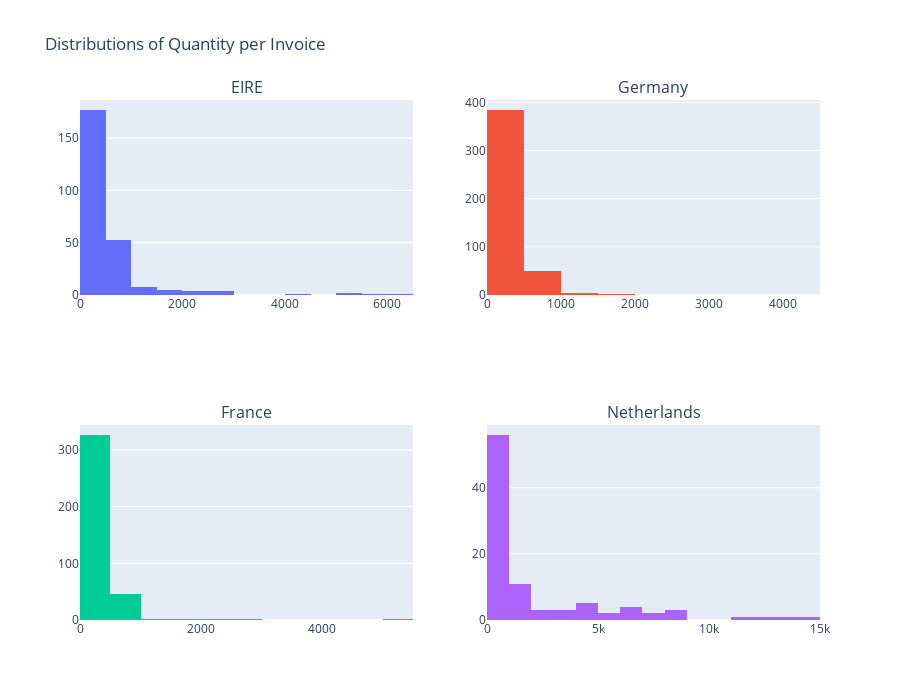

Notebook source saved alongside this figure:
### Markdown cell above
## 4. Create a set of interactive histograms showing the distributions of quantity per invoice for the following countries: EIRE, Germany, France, and Netherlands.

### Code cell
# Filtrar los datos para los países especificados
filtered_df = retail[retail['Country'].isin(['EIRE', 'Germany', 'France', 'Netherlands'])]

# Agrupar por factura y sumar la cantidad
grouped_df = filtered_df.groupby(['Country', 'InvoiceNo']).agg({'Quantity':'sum'}).reset_index()

# Crear un subplot para cada país
fig = make_subplots(rows=2, cols=2, subplot_titles=['EIRE', 'Germany', 'France', 'Netherlands'])

countries = ['EIRE', 'Germany', 'France', 'Netherlands']
for i, country in enumerate(countries):
    country_df = grouped_df[grouped_df['Country'] == country]
    fig.add_trace(go.Histogram(x=country_df['Quantity'], name=country, nbinsx=20), row=i//2+1, col=i%2+1)

fig.update_layout(title_text='Distributions of Quantity per Invoice', height=700, showlegend=False)
fig.show()

### Figure 1 — Plotly figure (JSON) as saved in the notebook; plotly's stock layout.template omitted (floating-point values rounded to 4 significant figures; data arrays with more than 128 entries replaced by an {"elided": "..."} marker saying what was removed)
{"data": [{"name": "EIRE", "nbinsx": 20, "type": "histogram", "x": {"elided": "256 int values"}, "xaxis": "x", "yaxis": "y"}, {"name": "Germany", "nbinsx": 20, "type": "histogram", "x": {"elided": "443 int values"}, "xaxis": "x2", "yaxis": "y2"}, {"name": "France", "nbinsx": 20, "type": "histogram", "x": {"elided": "379 int values"}, "xaxis": "x3", "yaxis": "y3"}, {"name": "Netherlands", "nbinsx": 20, "type": "histogram", "x": [96, 45, 6668, 8210, 6072, 288, 5730, 116, 111, 1116, 8174, 4034, 2940, 275, 151, 169, 722, 103, 1070, 11116, 1208, 636, 700, 426, 200, 72, 924, 12266, 72, 408, 126, 960, 4664, 64, 164, 1038, 1836, 328, 312, 84, 4718, 61, 350, 8998, 424, 1588, 9, 7807, 375, 14730, 992, 288, 4628, 480, 1012, 1, 144, 4951, 6932, 3717, 545, 3, 332, 15, 211, 269, 13392, 3020, 1728, 1780, 660, 29, 3069, 2400, 300, 2454, 216, 62, 6712, 1040, 32, 146, 32, 152, 372, 136, 5760, 200, 1284, 50, 7366, 452, 140], "xaxis": "x4", "yaxis": "y4"}], "layout": {"annotations": [{"font": {"size": 16}, "showarrow": false, "text": "EIRE", "x": 0.225, "xanchor": "center", "xref": "paper", "y": 1, "yanchor": "bottom", "yref": "paper"}, {"font": {"size": 16}, "showarrow": false, "text": "Germany", "x": 0.775, "xanchor": "center", "xref": "paper", "y": 1, "yanchor": "bottom", "yref": "paper"}, {"font": {"size": 16}, "showarrow": false, "text": "France", "x": 0.225, "xanchor": "center", "xref": "paper", "y": 0.375, "yanchor": "bottom", "yref": "paper"}, {"font": {"size": 16}, "showarrow": false, "text": "Netherlands", "x": 0.775, "xanchor": "center", "xref": "paper", "y": 0.375, "yanchor": "bottom", "yref": "paper"}], "height": 700, "showlegend": false, "title": {"text": "Distributions of Quantity per Invoice"}, "xaxis": {"anchor": "y", "domain": [0, 0.45]}, "xaxis2": {"anchor": "y2", "domain": [0.55, 1]}, "xaxis3": {"anchor": "y3", "domain": [0, 0.45]}, "xaxis4": {"anchor": "y4", "domain": [0.55, 1]}, "yaxis": {"anchor": "x", "domain": [0.625, 1]}, "yaxis2": {"anchor": "x2", "domain": [0.625, 1]}, "yaxis3": {"anchor": "x3", "domain": [0, 0.375]}, "yaxis4": {"anchor": "x4", "domain": [0, 0.375]}}}
